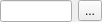
<?xml version="1.0" encoding="UTF-8"?>
<ui version="4.0">
 <class>CAirportSmallCompleter</class>
 <widget class="QFrame" name="CAirportSmallCompleter">
  <property name="geometry">
   <rect>
    <x>0</x>
    <y>0</y>
    <width>102</width>
    <height>22</height>
   </rect>
  </property>
  <property name="windowTitle">
   <string>Airport selector</string>
  </property>
  <layout class="QHBoxLayout" name="hl_AirportCompleter">
   <property name="leftMargin">
    <number>0</number>
   </property>
   <property name="topMargin">
    <number>0</number>
   </property>
   <property name="rightMargin">
    <number>0</number>
   </property>
   <property name="bottomMargin">
    <number>0</number>
   </property>
   <item>
    <widget class="QLineEdit" name="le_Icao"/>
   </item>
   <item>
    <widget class="QToolButton" name="tb_Dialog">
     <property name="text">
      <string>...</string>
     </property>
     <property name="icon">
      <iconset resource="../../blackmisc/blackmisc.qrc">
       <normaloff>:/diagona/icons/diagona/icons/binocular.png</normaloff>:/diagona/icons/diagona/icons/binocular.png</iconset>
     </property>
    </widget>
   </item>
  </layout>
 </widget>
 <tabstops>
  <tabstop>le_Icao</tabstop>
  <tabstop>tb_Dialog</tabstop>
 </tabstops>
 <resources>
  <include location="../../blackmisc/blackmisc.qrc"/>
 </resources>
 <connections/>
</ui>
